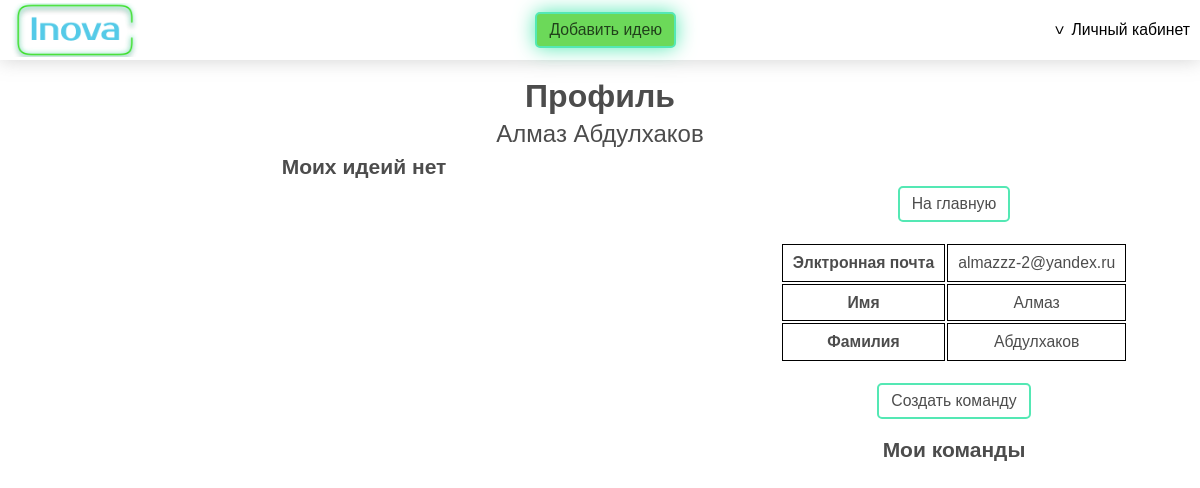
Before: /profile/5 (signed in) with the older database file.
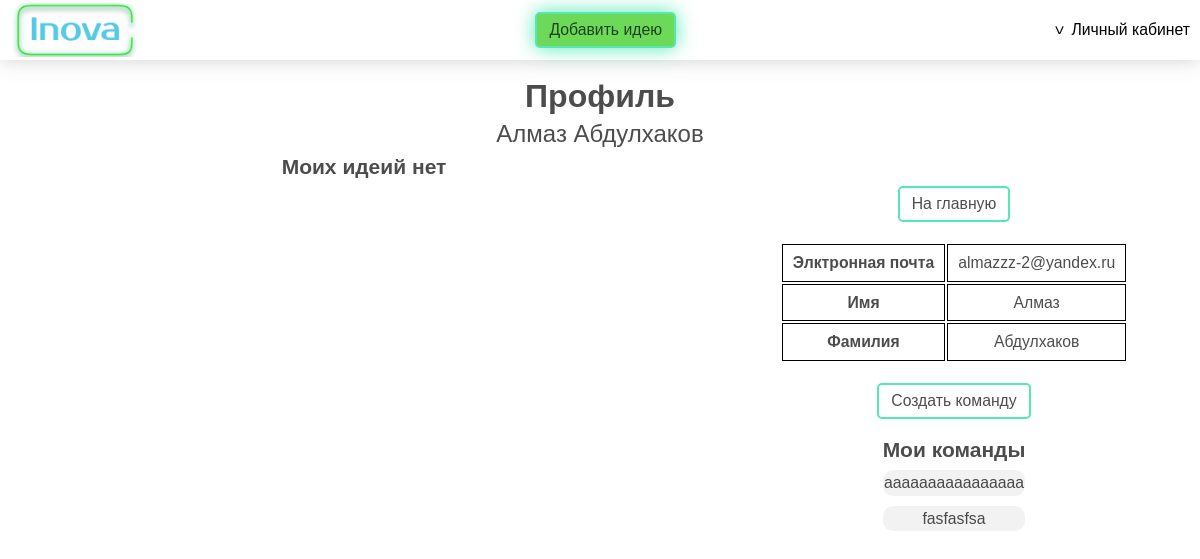
After: the same page with the newer database file.
### main/models.py (models this page shows)
class Commands(models.Model):
    name = models.CharField(max_length=255)
    description = models.CharField(max_length=1024)

### main/views.py (the view, shortened to what this page needs)
# urls.py: path('profile/<int:pk>', login_required(views.profile.as_view()), name='profile'),
class profile(DetailView):
    model = CustomUser
    template_name = "main/profile.html"
    context_object_name = 'user'
    def get_context_data(self, **kwargs):
        now_command_id = self.kwargs['pk']
        context = super().get_context_data()
        c_a = AuthorCommands.objects.filter(author_id=self.request.user.id).values()
        command_ids = []
        for i in c_a:
            command_ids.append(i["command_id_id"])
        all_data = []
        data=[]
        ideas = Ideas.objects.filter(author_id = now_command_id)
        context['ideas'] = ideas
        for i in Commands.objects.filter(id__in=command_ids).values():
            data.append(i)
            all_data.append([i["name"], i["id"]])
        context['c_a'] = c_a
        context['teams'] = data
        return context

### main/templates/main/profile.html (shortened to what this page needs)
{% extends 'main/base.html' %}
{% load static %}
{% block nav %}
<div class="header">
  <div class="container">
    <a href="{% url 'home' %}" class="header__logo"></a>
    <a href="{% url 'add_idea' %}" class="header__add-project-button button">
      Добавить идею
    </a>
    {% if user.is_authenticated %}
    <div class="header__profile">
      <button class="header__profile-link">Личный кабинет</button>
    </div>
    {% endif %}
  </div>
</div>
{% endblock nav %}
{% block content %}
<div class="profile">
  <div class="profile__title">Профиль</div>
  <div class="profile__subtitle">{{ user.first_name }} {{ user.last_name }}</div>
  <div class="container">
    <div class="profile__ideas">
      {% if ideas %}
      <div class="proj__title">Мои идеи</div>
      {% else %}
      <div class="proj__title">Моих идеий нет</div>
      {% endif %}
    </div>
    <div class="profile__info">
      <a href="{% url 'home' %}" class="profile__return button">На главную</a>
      <table class="profile__table">
        <tr>
          <th>Элктронная почта</th>
          <td>{{ user.email }}</td>
        </tr>
        <tr>
          <th>Имя</th>
          <td>{{ user.first_name }}</td>
        </tr>
        <tr>
          <th>Фамилия</th>
          <td>{{ user.last_name }}</td>
        </tr>
      </table>
      {% if user.id != request.user.id %}
      <form method="POST">
        {% csrf_token %}
        <button class="button">Добавить в команду</button>
      </form>
      {% else %}
      <a href="{% url 'add_team' %}" class="button">Создать команду</a>
      {% endif %}
      {% if user.id == request.user.id %}
      <div class="profile__teams">
        <div class="profile__teams-title">Мои команды</div>
        {% for item in teams %}
        <a href="{% url 'team' item.id %}" class="profile__team">
          <div class="profile__team-item">{{item.name}}</div>
        </a>
        {% endfor %}
      </div>
      {% endif %}
    </div>
  </div>
</div>
{% endblock content %}

Changed rows visible on the page:
added Commands: name "aaaaaaaaaaaaaaaa"
added Commands: name "fasfasfsa"
